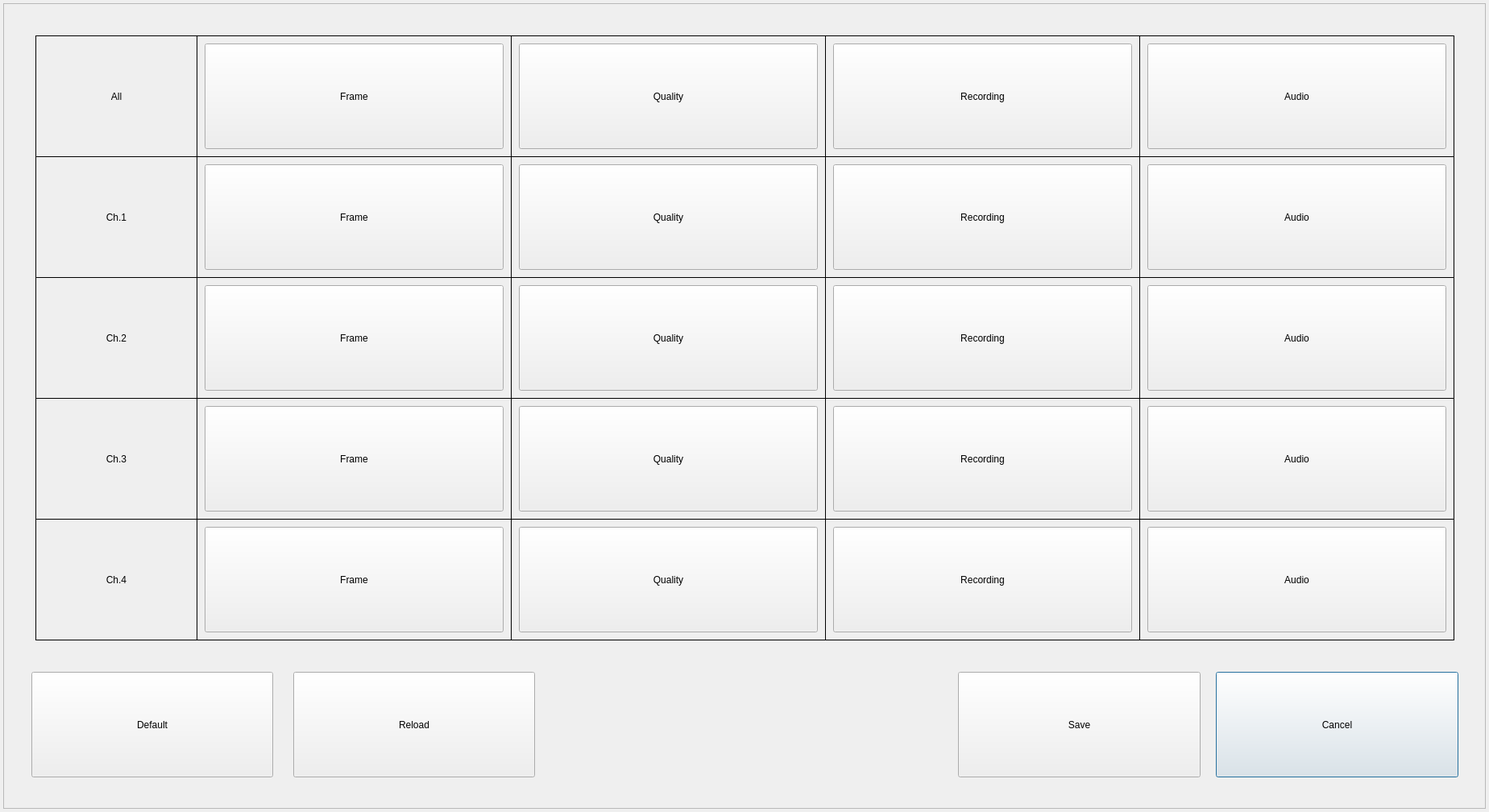
<?xml version="1.0" encoding="UTF-8"?>
<ui version="4.0">
 <class>NormalDialog1080p</class>
 <widget class="QDialog" name="NormalDialog1080p">
  <property name="geometry">
   <rect>
    <x>0</x>
    <y>0</y>
    <width>1848</width>
    <height>1008</height>
   </rect>
  </property>
  <property name="windowTitle">
   <string>NORMAL PROPERTY</string>
  </property>
  <widget class="QFrame" name="frame">
   <property name="geometry">
    <rect>
     <x>4</x>
     <y>4</y>
     <width>1840</width>
     <height>1000</height>
    </rect>
   </property>
   <property name="frameShape">
    <enum>QFrame::StyledPanel</enum>
   </property>
   <property name="frameShadow">
    <enum>QFrame::Raised</enum>
   </property>
   <widget class="QPushButton" name="buttonClose">
    <property name="geometry">
     <rect>
      <x>1505</x>
      <y>830</y>
      <width>301</width>
      <height>131</height>
     </rect>
    </property>
    <property name="text">
     <string>Cancel</string>
    </property>
   </widget>
   <widget class="QPushButton" name="buttonSave">
    <property name="geometry">
     <rect>
      <x>1185</x>
      <y>830</y>
      <width>301</width>
      <height>131</height>
     </rect>
    </property>
    <property name="text">
     <string>Save</string>
    </property>
   </widget>
   <widget class="QLabel" name="labelAll">
    <property name="geometry">
     <rect>
      <x>40</x>
      <y>40</y>
      <width>201</width>
      <height>151</height>
     </rect>
    </property>
    <property name="frameShape">
     <enum>QFrame::Box</enum>
    </property>
    <property name="text">
     <string>All</string>
    </property>
    <property name="alignment">
     <set>Qt::AlignCenter</set>
    </property>
   </widget>
   <widget class="QLabel" name="labelCh1">
    <property name="geometry">
     <rect>
      <x>40</x>
      <y>190</y>
      <width>201</width>
      <height>151</height>
     </rect>
    </property>
    <property name="frameShape">
     <enum>QFrame::Box</enum>
    </property>
    <property name="text">
     <string>Ch.1</string>
    </property>
    <property name="alignment">
     <set>Qt::AlignCenter</set>
    </property>
   </widget>
   <widget class="QLabel" name="labelCh3">
    <property name="geometry">
     <rect>
      <x>40</x>
      <y>490</y>
      <width>201</width>
      <height>151</height>
     </rect>
    </property>
    <property name="frameShape">
     <enum>QFrame::Box</enum>
    </property>
    <property name="text">
     <string>Ch.3</string>
    </property>
    <property name="alignment">
     <set>Qt::AlignCenter</set>
    </property>
   </widget>
   <widget class="QLabel" name="labelCh2">
    <property name="geometry">
     <rect>
      <x>40</x>
      <y>340</y>
      <width>201</width>
      <height>151</height>
     </rect>
    </property>
    <property name="frameShape">
     <enum>QFrame::Box</enum>
    </property>
    <property name="text">
     <string>Ch.2</string>
    </property>
    <property name="alignment">
     <set>Qt::AlignCenter</set>
    </property>
   </widget>
   <widget class="QLabel" name="labelCh4">
    <property name="geometry">
     <rect>
      <x>40</x>
      <y>640</y>
      <width>201</width>
      <height>151</height>
     </rect>
    </property>
    <property name="frameShape">
     <enum>QFrame::Box</enum>
    </property>
    <property name="text">
     <string>Ch.4</string>
    </property>
    <property name="alignment">
     <set>Qt::AlignCenter</set>
    </property>
   </widget>
   <widget class="QLabel" name="labelAudio3">
    <property name="geometry">
     <rect>
      <x>1410</x>
      <y>490</y>
      <width>391</width>
      <height>151</height>
     </rect>
    </property>
    <property name="frameShape">
     <enum>QFrame::Box</enum>
    </property>
    <property name="text">
     <string>Audio</string>
    </property>
    <property name="alignment">
     <set>Qt::AlignCenter</set>
    </property>
   </widget>
   <widget class="QLabel" name="labelFrame">
    <property name="geometry">
     <rect>
      <x>240</x>
      <y>40</y>
      <width>391</width>
      <height>151</height>
     </rect>
    </property>
    <property name="frameShape">
     <enum>QFrame::Box</enum>
    </property>
    <property name="text">
     <string>Frame Rate</string>
    </property>
    <property name="alignment">
     <set>Qt::AlignCenter</set>
    </property>
   </widget>
   <widget class="QLabel" name="labelQuality1">
    <property name="geometry">
     <rect>
      <x>630</x>
      <y>190</y>
      <width>391</width>
      <height>151</height>
     </rect>
    </property>
    <property name="frameShape">
     <enum>QFrame::Box</enum>
    </property>
    <property name="text">
     <string>Quality</string>
    </property>
    <property name="alignment">
     <set>Qt::AlignCenter</set>
    </property>
   </widget>
   <widget class="QLabel" name="labelRecording2">
    <property name="geometry">
     <rect>
      <x>1020</x>
      <y>340</y>
      <width>391</width>
      <height>151</height>
     </rect>
    </property>
    <property name="frameShape">
     <enum>QFrame::Box</enum>
    </property>
    <property name="text">
     <string>Recording</string>
    </property>
    <property name="alignment">
     <set>Qt::AlignCenter</set>
    </property>
   </widget>
   <widget class="QLabel" name="labelRecording4">
    <property name="geometry">
     <rect>
      <x>1020</x>
      <y>640</y>
      <width>391</width>
      <height>151</height>
     </rect>
    </property>
    <property name="frameShape">
     <enum>QFrame::Box</enum>
    </property>
    <property name="text">
     <string>Recording</string>
    </property>
    <property name="alignment">
     <set>Qt::AlignCenter</set>
    </property>
   </widget>
   <widget class="QLabel" name="labelRecording3">
    <property name="geometry">
     <rect>
      <x>1020</x>
      <y>490</y>
      <width>391</width>
      <height>151</height>
     </rect>
    </property>
    <property name="frameShape">
     <enum>QFrame::Box</enum>
    </property>
    <property name="text">
     <string>Recording</string>
    </property>
    <property name="alignment">
     <set>Qt::AlignCenter</set>
    </property>
   </widget>
   <widget class="QLabel" name="labelFrame3">
    <property name="geometry">
     <rect>
      <x>240</x>
      <y>490</y>
      <width>391</width>
      <height>151</height>
     </rect>
    </property>
    <property name="frameShape">
     <enum>QFrame::Box</enum>
    </property>
    <property name="text">
     <string>Frame Rate</string>
    </property>
    <property name="alignment">
     <set>Qt::AlignCenter</set>
    </property>
   </widget>
   <widget class="QLabel" name="labelFrame2">
    <property name="geometry">
     <rect>
      <x>240</x>
      <y>340</y>
      <width>391</width>
      <height>151</height>
     </rect>
    </property>
    <property name="frameShape">
     <enum>QFrame::Box</enum>
    </property>
    <property name="text">
     <string>Frame Rate</string>
    </property>
    <property name="alignment">
     <set>Qt::AlignCenter</set>
    </property>
   </widget>
   <widget class="QLabel" name="labelQuality4">
    <property name="geometry">
     <rect>
      <x>630</x>
      <y>640</y>
      <width>391</width>
      <height>151</height>
     </rect>
    </property>
    <property name="frameShape">
     <enum>QFrame::Box</enum>
    </property>
    <property name="text">
     <string>Quality</string>
    </property>
    <property name="alignment">
     <set>Qt::AlignCenter</set>
    </property>
   </widget>
   <widget class="QLabel" name="labelFrame1">
    <property name="geometry">
     <rect>
      <x>240</x>
      <y>190</y>
      <width>391</width>
      <height>151</height>
     </rect>
    </property>
    <property name="frameShape">
     <enum>QFrame::Box</enum>
    </property>
    <property name="text">
     <string>Frame Rate</string>
    </property>
    <property name="alignment">
     <set>Qt::AlignCenter</set>
    </property>
   </widget>
   <widget class="QLabel" name="labelAudio2">
    <property name="geometry">
     <rect>
      <x>1410</x>
      <y>340</y>
      <width>391</width>
      <height>151</height>
     </rect>
    </property>
    <property name="frameShape">
     <enum>QFrame::Box</enum>
    </property>
    <property name="text">
     <string>Audio</string>
    </property>
    <property name="alignment">
     <set>Qt::AlignCenter</set>
    </property>
   </widget>
   <widget class="QLabel" name="labelFrame4">
    <property name="geometry">
     <rect>
      <x>240</x>
      <y>640</y>
      <width>391</width>
      <height>151</height>
     </rect>
    </property>
    <property name="frameShape">
     <enum>QFrame::Box</enum>
    </property>
    <property name="text">
     <string>Frame Rate</string>
    </property>
    <property name="alignment">
     <set>Qt::AlignCenter</set>
    </property>
   </widget>
   <widget class="QLabel" name="labelRecording">
    <property name="geometry">
     <rect>
      <x>1020</x>
      <y>40</y>
      <width>391</width>
      <height>151</height>
     </rect>
    </property>
    <property name="frameShape">
     <enum>QFrame::Box</enum>
    </property>
    <property name="text">
     <string>Recording</string>
    </property>
    <property name="alignment">
     <set>Qt::AlignCenter</set>
    </property>
   </widget>
   <widget class="QLabel" name="labelQuality">
    <property name="geometry">
     <rect>
      <x>630</x>
      <y>40</y>
      <width>391</width>
      <height>151</height>
     </rect>
    </property>
    <property name="frameShape">
     <enum>QFrame::Box</enum>
    </property>
    <property name="text">
     <string>Quality</string>
    </property>
    <property name="alignment">
     <set>Qt::AlignCenter</set>
    </property>
   </widget>
   <widget class="QLabel" name="labelQuality3">
    <property name="geometry">
     <rect>
      <x>630</x>
      <y>490</y>
      <width>391</width>
      <height>151</height>
     </rect>
    </property>
    <property name="frameShape">
     <enum>QFrame::Box</enum>
    </property>
    <property name="text">
     <string>Quality</string>
    </property>
    <property name="alignment">
     <set>Qt::AlignCenter</set>
    </property>
   </widget>
   <widget class="QLabel" name="labelAudio1">
    <property name="geometry">
     <rect>
      <x>1410</x>
      <y>190</y>
      <width>391</width>
      <height>151</height>
     </rect>
    </property>
    <property name="frameShape">
     <enum>QFrame::Box</enum>
    </property>
    <property name="text">
     <string>Audio</string>
    </property>
    <property name="alignment">
     <set>Qt::AlignCenter</set>
    </property>
   </widget>
   <widget class="QLabel" name="labelAudio">
    <property name="geometry">
     <rect>
      <x>1410</x>
      <y>40</y>
      <width>391</width>
      <height>151</height>
     </rect>
    </property>
    <property name="frameShape">
     <enum>QFrame::Box</enum>
    </property>
    <property name="text">
     <string>Audio</string>
    </property>
    <property name="alignment">
     <set>Qt::AlignCenter</set>
    </property>
   </widget>
   <widget class="QLabel" name="labelAudio4">
    <property name="geometry">
     <rect>
      <x>1410</x>
      <y>640</y>
      <width>391</width>
      <height>151</height>
     </rect>
    </property>
    <property name="frameShape">
     <enum>QFrame::Box</enum>
    </property>
    <property name="text">
     <string>Audio</string>
    </property>
    <property name="alignment">
     <set>Qt::AlignCenter</set>
    </property>
   </widget>
   <widget class="QLabel" name="labelQuality2">
    <property name="geometry">
     <rect>
      <x>630</x>
      <y>340</y>
      <width>391</width>
      <height>151</height>
     </rect>
    </property>
    <property name="frameShape">
     <enum>QFrame::Box</enum>
    </property>
    <property name="text">
     <string>Quality</string>
    </property>
    <property name="alignment">
     <set>Qt::AlignCenter</set>
    </property>
   </widget>
   <widget class="QLabel" name="labelRecording1">
    <property name="geometry">
     <rect>
      <x>1020</x>
      <y>190</y>
      <width>391</width>
      <height>151</height>
     </rect>
    </property>
    <property name="frameShape">
     <enum>QFrame::Box</enum>
    </property>
    <property name="text">
     <string>Recording</string>
    </property>
    <property name="alignment">
     <set>Qt::AlignCenter</set>
    </property>
   </widget>
   <widget class="QPushButton" name="buttonFrameAll">
    <property name="geometry">
     <rect>
      <x>250</x>
      <y>50</y>
      <width>371</width>
      <height>131</height>
     </rect>
    </property>
    <property name="text">
     <string>Frame</string>
    </property>
   </widget>
   <widget class="QPushButton" name="buttonQualityAll">
    <property name="geometry">
     <rect>
      <x>640</x>
      <y>50</y>
      <width>371</width>
      <height>131</height>
     </rect>
    </property>
    <property name="text">
     <string>Quality</string>
    </property>
   </widget>
   <widget class="QPushButton" name="buttonRecordingAll">
    <property name="geometry">
     <rect>
      <x>1030</x>
      <y>50</y>
      <width>371</width>
      <height>131</height>
     </rect>
    </property>
    <property name="text">
     <string>Recording</string>
    </property>
   </widget>
   <widget class="QPushButton" name="buttonAudioAll">
    <property name="geometry">
     <rect>
      <x>1420</x>
      <y>50</y>
      <width>371</width>
      <height>131</height>
     </rect>
    </property>
    <property name="text">
     <string>Audio</string>
    </property>
   </widget>
   <widget class="QPushButton" name="buttonFrame1">
    <property name="geometry">
     <rect>
      <x>250</x>
      <y>200</y>
      <width>371</width>
      <height>131</height>
     </rect>
    </property>
    <property name="text">
     <string>Frame</string>
    </property>
   </widget>
   <widget class="QPushButton" name="buttonFrame2">
    <property name="geometry">
     <rect>
      <x>250</x>
      <y>350</y>
      <width>371</width>
      <height>131</height>
     </rect>
    </property>
    <property name="text">
     <string>Frame</string>
    </property>
   </widget>
   <widget class="QPushButton" name="buttonFrame3">
    <property name="geometry">
     <rect>
      <x>250</x>
      <y>500</y>
      <width>371</width>
      <height>131</height>
     </rect>
    </property>
    <property name="text">
     <string>Frame</string>
    </property>
   </widget>
   <widget class="QPushButton" name="buttonFrame4">
    <property name="geometry">
     <rect>
      <x>250</x>
      <y>650</y>
      <width>371</width>
      <height>131</height>
     </rect>
    </property>
    <property name="text">
     <string>Frame</string>
    </property>
   </widget>
   <widget class="QPushButton" name="buttonQuality1">
    <property name="geometry">
     <rect>
      <x>640</x>
      <y>200</y>
      <width>371</width>
      <height>131</height>
     </rect>
    </property>
    <property name="text">
     <string>Quality</string>
    </property>
   </widget>
   <widget class="QPushButton" name="buttonQuality2">
    <property name="geometry">
     <rect>
      <x>640</x>
      <y>350</y>
      <width>371</width>
      <height>131</height>
     </rect>
    </property>
    <property name="text">
     <string>Quality</string>
    </property>
   </widget>
   <widget class="QPushButton" name="buttonQuality3">
    <property name="geometry">
     <rect>
      <x>640</x>
      <y>500</y>
      <width>371</width>
      <height>131</height>
     </rect>
    </property>
    <property name="text">
     <string>Quality</string>
    </property>
   </widget>
   <widget class="QPushButton" name="buttonQuality4">
    <property name="geometry">
     <rect>
      <x>640</x>
      <y>650</y>
      <width>371</width>
      <height>131</height>
     </rect>
    </property>
    <property name="text">
     <string>Quality</string>
    </property>
   </widget>
   <widget class="QPushButton" name="buttonRecording1">
    <property name="geometry">
     <rect>
      <x>1030</x>
      <y>200</y>
      <width>371</width>
      <height>131</height>
     </rect>
    </property>
    <property name="text">
     <string>Recording</string>
    </property>
   </widget>
   <widget class="QPushButton" name="buttonRecording2">
    <property name="geometry">
     <rect>
      <x>1030</x>
      <y>350</y>
      <width>371</width>
      <height>131</height>
     </rect>
    </property>
    <property name="text">
     <string>Recording</string>
    </property>
   </widget>
   <widget class="QPushButton" name="buttonRecording3">
    <property name="geometry">
     <rect>
      <x>1030</x>
      <y>500</y>
      <width>371</width>
      <height>131</height>
     </rect>
    </property>
    <property name="text">
     <string>Recording</string>
    </property>
   </widget>
   <widget class="QPushButton" name="buttonRecording4">
    <property name="geometry">
     <rect>
      <x>1030</x>
      <y>650</y>
      <width>371</width>
      <height>131</height>
     </rect>
    </property>
    <property name="text">
     <string>Recording</string>
    </property>
   </widget>
   <widget class="QPushButton" name="buttonAudio1">
    <property name="geometry">
     <rect>
      <x>1420</x>
      <y>200</y>
      <width>371</width>
      <height>131</height>
     </rect>
    </property>
    <property name="text">
     <string>Audio</string>
    </property>
   </widget>
   <widget class="QPushButton" name="buttonAudio2">
    <property name="geometry">
     <rect>
      <x>1420</x>
      <y>350</y>
      <width>371</width>
      <height>131</height>
     </rect>
    </property>
    <property name="text">
     <string>Audio</string>
    </property>
   </widget>
   <widget class="QPushButton" name="buttonAudio3">
    <property name="geometry">
     <rect>
      <x>1420</x>
      <y>500</y>
      <width>371</width>
      <height>131</height>
     </rect>
    </property>
    <property name="text">
     <string>Audio</string>
    </property>
   </widget>
   <widget class="QPushButton" name="buttonAudio4">
    <property name="geometry">
     <rect>
      <x>1420</x>
      <y>650</y>
      <width>371</width>
      <height>131</height>
     </rect>
    </property>
    <property name="text">
     <string>Audio</string>
    </property>
   </widget>
   <widget class="QPushButton" name="buttonDefault">
    <property name="geometry">
     <rect>
      <x>35</x>
      <y>830</y>
      <width>300</width>
      <height>131</height>
     </rect>
    </property>
    <property name="text">
     <string>Default</string>
    </property>
   </widget>
   <widget class="QPushButton" name="buttonReload">
    <property name="geometry">
     <rect>
      <x>360</x>
      <y>830</y>
      <width>300</width>
      <height>131</height>
     </rect>
    </property>
    <property name="text">
     <string>Reload</string>
    </property>
   </widget>
  </widget>
 </widget>
 <layoutdefault spacing="6" margin="11"/>
 <resources/>
 <connections/>
</ui>
